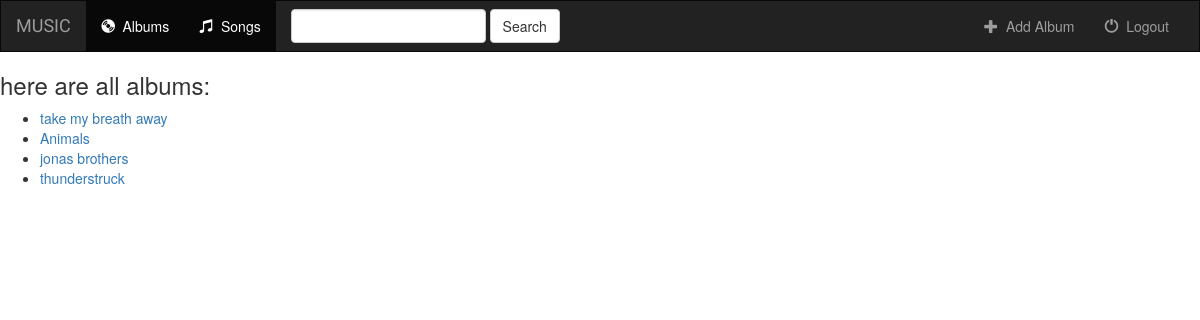
Before: /music/ with the older database file.
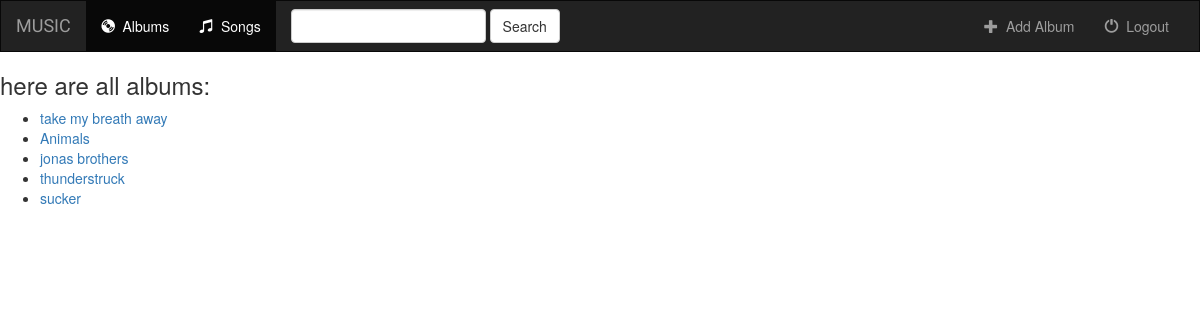
After: the same page with the newer database file.
### app1/models.py (models this page shows, shortened)
class Albums(models.Model):
    artist = models.CharField(max_length=200)
    album_title = models.CharField(max_length=200)
    genre = models.CharField(max_length=200)

### app1/views.py (the view)
# urls.py: path('', views.index, name='index'),
def index(request):
    allAlbums = Albums.objects.all()
    return render(request, "app1/index.html", {'allAlbums': allAlbums})

### app1/templates/app1/index.html
{% extends 'app1/base.html'%}
{% block body %}
{% if allAlbums %}
<h3>here are all albums:</h3>
<ul>
    {% for album in allAlbums %}
    <li><a href="{% url 'details' album.id %}">{{album.album_title}}</a></li>
    {% endfor %}
</ul>
{% else %}
<h3>no albums..</h3>
{% endif %}
{% endblock %}

Changed rows visible on the page:
added Albums: album_title "sucker"
